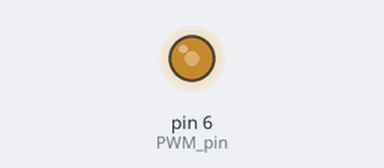
Simulated run of this sketch. Board: Arduino Uno, built with avr-gcc and run on an emulated ATmega328P. On the bench: output pins drawn as LEDs (lit = HIGH).

Above: at 0.1 s.
Timing chart, 0 to 1.6 s (numbered marks = the images above):
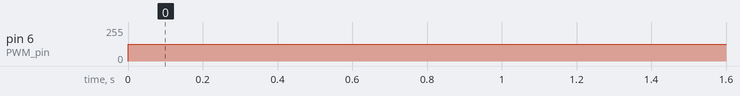

The sketch:

sketch_PWM.ino
```cpp
// En esta pagina se encuentran los comandos para obtener las diferentes frecuencias disponibles en el arduino
// https://playground.arduino.cc/Main/TimerPWMCheatsheet

#define PWM_pin 6 // Pin de salida de la onda PWM

void setup()
{

// Setting
TCCR0B = _BV(CS00);

}

void loop()
{

analogWrite(PWM_pin,127);

}
```

Measured:
- by itself, pin 6 (PWM_pin): 0/255 → 127/255 at 0.00 s
